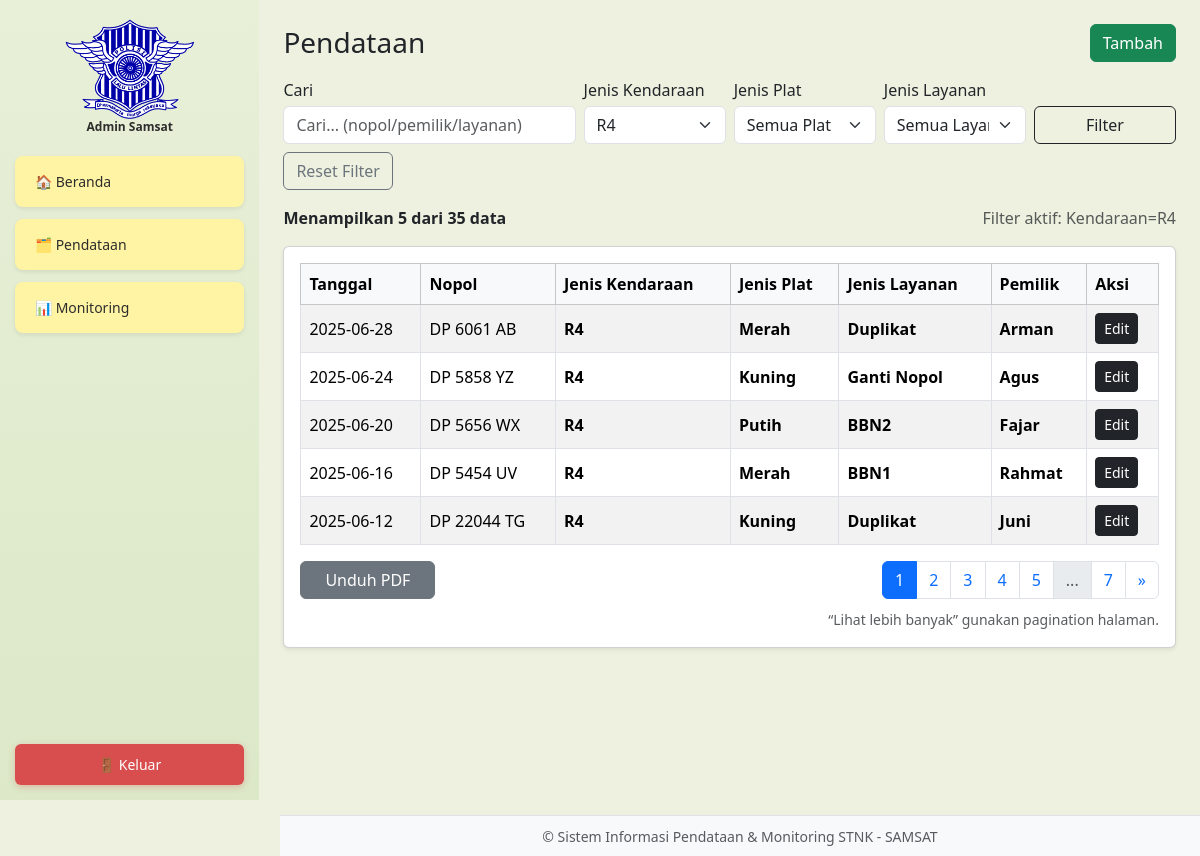
Screenshot of /pendataan/index.php?jenis_kendaraan=R4 (signed in) with the database file from the repository.
### tables this page shows
CREATE TABLE `registrasi_stnk` (
  `id` bigint(20) NOT NULL,
  `tanggal` date NOT NULL,
  `nopol` varchar(20) NOT NULL,
  `pemilik` varchar(100) NOT NULL,
  `jenis_kendaraan` enum('R2','R4') NOT NULL,
  `jenis_plat` enum('Merah','Kuning','Putih') NOT NULL,
  `jenis_layanan` enum('BBN1','Duplikat','Ganti Plat','Ganti Nopol','BBN2','Fiskal','Rubah') NOT NULL,
  `created_at` timestamp NOT NULL DEFAULT current_timestamp(),
  `updated_at` timestamp NULL DEFAULT NULL ON UPDATE current_timestamp()
);

### konfigurasi/koneksi.php (called while the page is built, shortened)
<?php
function e($str)
{
    return htmlspecialchars((string)$str, ENT_QUOTES, 'UTF-8');
}

### pendataan/index.php (the view, shortened to what this page needs)
<?php
require_once "../konfigurasi/koneksi.php";
$q = trim($_GET['q'] ?? '');
$jenis_kendaraan = $_GET['jenis_kendaraan'] ?? '';
$jenis_plat = $_GET['jenis_plat'] ?? '';
$jenis_layanan = $_GET['jenis_layanan'] ?? '';
$page = max(1, (int)($_GET['page'] ?? 1));
$limit = 5;
$offset = ($page - 1) * $limit;
$whereParts = [];
$params = [];
$types = "";
if ($jenis_kendaraan !== "") {
    $whereParts[] = "jenis_kendaraan = ?";
    $types .= "s";
    $params[] = $jenis_kendaraan;
}
$where = $whereParts ? ("WHERE " . implode(" AND ", $whereParts)) : "";
$haveFilters = $q !== '' || $jenis_kendaraan !== '' || $jenis_plat !== '' || $jenis_layanan !== '';
if ($where) {
    $stmt = $koneksi->prepare("SELECT COUNT(*) c FROM registrasi_stnk $where");
    $stmt->bind_param($types, ...$params);
    $stmt->execute();
    $total = (int)$stmt->get_result()->fetch_assoc()['c'];
} else {
    $total = (int)$koneksi->query("SELECT COUNT(*) c FROM registrasi_stnk")->fetch_assoc()['c'];
}
$pages = max(1, (int)ceil($total / $limit));
if ($where) {
    $sql = "SELECT * FROM registrasi_stnk $where ORDER BY tanggal DESC, id DESC LIMIT ? OFFSET ?";
    $stmt = $koneksi->prepare($sql);
    $types2 = $types . "ii";
    $params2 = array_merge($params, [$limit, $offset]);
    $stmt->bind_param($types2, ...$params2);
    $stmt->execute();
    $rows = $stmt->get_result()->fetch_all(MYSQLI_ASSOC);
} else {
    $stmt = $koneksi->prepare("SELECT * FROM registrasi_stnk ORDER BY tanggal DESC, id DESC LIMIT ? OFFSET ?");
    $stmt->bind_param("ii", $limit, $offset);
    $stmt->execute();
    $rows = $stmt->get_result()->fetch_all(MYSQLI_ASSOC);
}
?>
<!doctype html>
<html>
<head>
    <link href="https://cdn.jsdelivr.net/npm/bootstrap@5.3.3/dist/css/bootstrap.min.css" rel="stylesheet">
</head>
<body style="background:#eef1df;">
    <div class="d-flex">
        <?php include "../bagian/sidebar.php"; ?>
        <div class="flex-grow-1 p-4">
            <div class="mb-3">
                <div class="d-flex justify-content-between align-items-center mb-3">
                    <h3 class="m-0">Pendataan</h3>
                    <a class="btn btn-success" href="tambah.php">Tambah</a>
                </div>
                <form class="row g-2 align-items-end" method="GET">
                    <div class="col-md-4">
                        <label class="form-label mb-1">Cari</label>
                        <input class="form-control" name="q" value="<?= e($q) ?>" placeholder="Cari... (nopol/pemilik/layanan)">
                    </div>
                    <div class="col-md-2">
                        <label class="form-label mb-1">Jenis Kendaraan</label>
                        <select class="form-select" name="jenis_kendaraan">
                            <option value="R4" <?= $jenis_kendaraan === 'R4' ? 'selected' : '' ?>>R4</option>
                        </select>
                    </div>
                    <div class="col-md-2">
                        <label class="form-label mb-1">Jenis Plat</label>
                        <select class="form-select" name="jenis_plat">
                            <option value="">Semua Plat</option>
                        </select>
                    </div>
                    <div class="col-md-2">
                        <label class="form-label mb-1">Jenis Layanan</label>
                        <select class="form-select" name="jenis_layanan">
                            <option value="">Semua Layanan</option>
                        </select>
                    </div>
                    <div class="col-md-2 d-grid">
                        <button class="btn btn-outline-dark">Filter</button>
                    </div>
                    <?php if ($haveFilters): ?>
                        <div class="col-md-12">
                            <a href="index.php" class="btn btn-outline-secondary">Reset Filter</a>
                        </div>
                    <?php endif; ?>
                </form>
            </div>
            <div class="mb-3">
                <div class="d-flex flex-column flex-md-row justify-content-between align-items-start gap-2">
                    <div><strong>Menampilkan <?= count($rows) ?> dari <?= number_format($total) ?> data</strong></div>
                    <?php if ($haveFilters): ?>
                        <div class="text-muted">Filter aktif: <?= trim(($q ? 'q=' . e($q) : '') . ' ' . ($jenis_kendaraan ? 'Kendaraan=' . e($jenis_kendaraan) : '') . ' ' . ($jenis_plat ? 'Plat=' . e($jenis_plat) : '') . ' ' . ($jenis_layanan ? 'Layanan=' . e($jenis_layanan) : '')) ?></div>
                    <?php endif; ?>
                </div>
            </div>
            <div class="card shadow-sm">
                <div class="card-body">
                    <div class="table-responsive">
                        <table class="table table-striped table-hover table-bordered align-middle">
                            <thead class="table-light">
                                <tr>
                                    <th>Tanggal</th>
                                    <th>Nopol</th>
                                    <th>Jenis Kendaraan</th>
                                    <th>Jenis Plat</th>
                                    <th>Jenis Layanan</th>
                                    <th>Pemilik</th>
                                    <th>Aksi</th>
                                </tr>
                            </thead>
                            <tbody>
                                <?php foreach ($rows as $r): ?>
                                    <tr>
                                        <td><?= e($r['tanggal']) ?></td>
                                        <td><?= e($r['nopol']) ?></td>
                                        <td><b><?= e($r['jenis_kendaraan']) ?></b></td>
                                        <td><b><?= e($r['jenis_plat']) ?></b></td>
                                        <td><b><?= e($r['jenis_layanan']) ?></b></td>
                                        <td><b><?= e($r['pemilik']) ?></b></td>
                                        <td>
                                            <a class="btn btn-sm btn-dark" href="edit.php?id=<?= $r['id'] ?>">Edit</a>
                                        </td>
                                    </tr>
                                <?php endforeach; ?>
                            </tbody>
                        </table>
                    </div>
                    <div class="d-flex justify-content-between align-items-center">
                        <div class="d-flex gap-2">
                            <a class="btn btn-secondary px-4" href="unduh_pdf.php?q=<?= urlencode($q) ?>&jenis_kendaraan=<?= urlencode($jenis_kendaraan) ?>&jenis_plat=<?= urlencode($jenis_plat) ?>&jenis_layanan=<?= urlencode($jenis_layanan) ?>" target="_blank">Unduh PDF</a>
                        </div>
                        <nav>
                            <ul class="pagination m-0">
                                <?php
                                $maxPagesToShow = 5;
                                $startPage = max(1, min($page - 2, $pages - $maxPagesToShow + 1));
                                $endPage = min($pages, $startPage + $maxPagesToShow - 1);
                                $baseUrl = '?q=' . urlencode($q) . '&jenis_kendaraan=' . urlencode($jenis_kendaraan) . '&jenis_plat=' . urlencode($jenis_plat) . '&jenis_layanan=' . urlencode($jenis_layanan);
                                ?>
                                <?php for ($i = $startPage; $i <= $endPage; $i++): ?>
                                    <li class="page-item <?= $i === $page ? 'active' : '' ?>">
                                        <a class="page-link" href="<?= $baseUrl ?>&page=<?= $i ?>"><?= $i ?></a>
                                    </li>
                                <?php endfor; ?>
                                <?php if ($endPage < $pages): ?>
                                    <?php if ($endPage < $pages - 1): ?>
                                        <li class="page-item disabled"><span class="page-link">...</span></li>
                                    <?php endif; ?>
                                    <li class="page-item">
                                        <a class="page-link" href="<?= $baseUrl ?>&page=<?= $pages ?>"><?= $pages ?></a>
                                    </li>
                                <?php endif; ?>
                                <?php if ($page < $pages): ?>
                                    <li class="page-item">
                                        <a class="page-link" href="<?= $baseUrl ?>&page=<?= $page + 1 ?>">&raquo;</a>
                                    </li>
                                <?php endif; ?>
                            </ul>
                        </nav>
                    </div>
                    <div class="mt-2 text-end">
                        <small class="text-muted">“Lihat lebih banyak” gunakan pagination halaman.</small>
                    </div>
                </div>
            </div>
            <?php include "../bagian/footer.php"; ?>
        </div>
    </div>
</body>
</html>

### bagian/footer.php (style rules this page uses)
body { margin-bottom: 56px !important; }

### rows the page displays
registrasi_stnk: tanggal "2025-06-28", nopol "DP 6061 AB", jenis_kendaraan "R4", jenis_plat "Merah", jenis_layanan "Duplikat", pemilik "Arman"
registrasi_stnk: tanggal "2025-06-24", nopol "DP 5858 YZ", jenis_kendaraan "R4", jenis_plat "Kuning", jenis_layanan "Ganti Nopol", pemilik "Agus"
registrasi_stnk: tanggal "2025-06-20", nopol "DP 5656 WX", jenis_kendaraan "R4", jenis_plat "Putih", jenis_layanan "BBN2", pemilik "Fajar"
registrasi_stnk: tanggal "2025-06-16", nopol "DP 5454 UV", jenis_kendaraan "R4", jenis_plat "Merah", jenis_layanan "BBN1", pemilik "Rahmat"
registrasi_stnk: tanggal "2025-06-12", nopol "DP 22044 TG", jenis_kendaraan "R4", jenis_plat "Kuning", jenis_layanan "Duplikat", pemilik "Juni"

### other values shown
count($rows) "5"
$total "35"
$pages "7"
